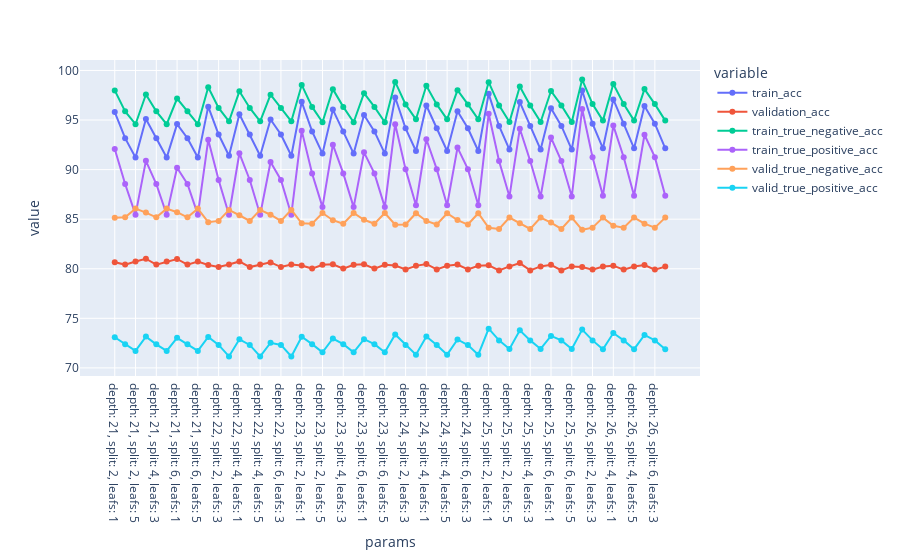

Write notebook code for a chart like this one.
### Code cell
params = {'max_depth': [21,22,23,24,25,26],
         'min_samples_split': [2,4,6],
         'min_samples_leaf': [1,3,5]}

calculate_tree_stats_pre_pruning(params, pc_train, y_train, pc_validation, y_validation);

### Figure 1 — Plotly figure (JSON) as saved in the notebook; plotly's stock layout.template omitted (floating-point values rounded to 4 significant figures)
{"data": [{"hovertemplate": "variable=train_acc<br>params=%{x}<br>value=%{y}<extra></extra>", "legendgroup": "train_acc", "line": {"color": "#636efa", "dash": "solid"}, "marker": {"symbol": "circle"}, "mode": "lines+markers", "name": "train_acc", "orientation": "v", "showlegend": true, "type": "scatter", "x": ["depth: 21, split: 2, leafs: 1", "depth: 21, split: 2, leafs: 3", "depth: 21, split: 2, leafs: 5", "depth: 21, split: 4, leafs: 1", "depth: 21, split: 4, leafs: 3", "depth: 21, split: 4, leafs: 5", "depth: 21, split: 6, leafs: 1", "depth: 21, split: 6, leafs: 3", "depth: 21, split: 6, leafs: 5", "depth: 22, split: 2, leafs: 1", "depth: 22, split: 2, leafs: 3", "depth: 22, split: 2, leafs: 5", "depth: 22, split: 4, leafs: 1", "depth: 22, split: 4, leafs: 3", "depth: 22, split: 4, leafs: 5", "depth: 22, split: 6, leafs: 1", "depth: 22, split: 6, leafs: 3", "depth: 22, split: 6, leafs: 5", "depth: 23, split: 2, leafs: 1", "depth: 23, split: 2, leafs: 3", "depth: 23, split: 2, leafs: 5", "depth: 23, split: 4, leafs: 1", "depth: 23, split: 4, leafs: 3", "depth: 23, split: 4, leafs: 5", "depth: 23, split: 6, leafs: 1", "depth: 23, split: 6, leafs: 3", "depth: 23, split: 6, leafs: 5", "depth: 24, split: 2, leafs: 1", "depth: 24, split: 2, leafs: 3", "depth: 24, split: 2, leafs: 5", "depth: 24, split: 4, leafs: 1", "depth: 24, split: 4, leafs: 3", "depth: 24, split: 4, leafs: 5", "depth: 24, split: 6, leafs: 1", "depth: 24, split: 6, leafs: 3", "depth: 24, split: 6, leafs: 5", "depth: 25, split: 2, leafs: 1", "depth: 25, split: 2, leafs: 3", "depth: 25, split: 2, leafs: 5", "depth: 25, split: 4, leafs: 1", "depth: 25, split: 4, leafs: 3", "depth: 25, split: 4, leafs: 5", "depth: 25, split: 6, leafs: 1", "depth: 25, split: 6, leafs: 3", "depth: 25, split: 6, leafs: 5", "depth: 26, split: 2, leafs: 1", "depth: 26, split: 2, leafs: 3", "depth: 26, split: 2, leafs: 5", "depth: 26, split: 4, leafs: 1", "depth: 26, split: 4, leafs: 3", "depth: 26, split: 4, leafs: 5", "depth: 26, split: 6, leafs: 1", "depth: 26, split: 6, leafs: 3", "depth: 26, split: 6, leafs: 5"], "xaxis": "x", "y": [95.8, 93.17, 91.21, 95.11, 93.17, 91.21, 94.59, 93.17, 91.21, 96.35, 93.54, 91.4, 95.59, 93.54, 91.4, 95.06, 93.54, 91.4, 96.84, 93.85, 91.62, 96.05, 93.85, 91.62, 95.51, 93.85, 91.62, 97.27, 94.17, 91.87, 96.47, 94.17, 91.87, 95.88, 94.17, 91.87, 97.64, 94.4, 92.03, 96.81, 94.4, 92.03, 96.19, 94.4, 92.03, 97.98, 94.63, 92.15, 97.08, 94.63, 92.15, 96.42, 94.63, 92.15], "yaxis": "y"}, {"hovertemplate": "variable=validation_acc<br>params=%{x}<br>value=%{y}<extra></extra>", "legendgroup": "validation_acc", "line": {"color": "#EF553B", "dash": "solid"}, "marker": {"symbol": "circle"}, "mode": "lines+markers", "name": "validation_acc", "orientation": "v", "showlegend": true, "type": "scatter", "x": ["depth: 21, split: 2, leafs: 1", "depth: 21, split: 2, leafs: 3", "depth: 21, split: 2, leafs: 5", "depth: 21, split: 4, leafs: 1", "depth: 21, split: 4, leafs: 3", "depth: 21, split: 4, leafs: 5", "depth: 21, split: 6, leafs: 1", "depth: 21, split: 6, leafs: 3", "depth: 21, split: 6, leafs: 5", "depth: 22, split: 2, leafs: 1", "depth: 22, split: 2, leafs: 3", "depth: 22, split: 2, leafs: 5", "depth: 22, split: 4, leafs: 1", "depth: 22, split: 4, leafs: 3", "depth: 22, split: 4, leafs: 5", "depth: 22, split: 6, leafs: 1", "depth: 22, split: 6, leafs: 3", "depth: 22, split: 6, leafs: 5", "depth: 23, split: 2, leafs: 1", "depth: 23, split: 2, leafs: 3", "depth: 23, split: 2, leafs: 5", "depth: 23, split: 4, leafs: 1", "depth: 23, split: 4, leafs: 3", "depth: 23, split: 4, leafs: 5", "depth: 23, split: 6, leafs: 1", "depth: 23, split: 6, leafs: 3", "depth: 23, split: 6, leafs: 5", "depth: 24, split: 2, leafs: 1", "depth: 24, split: 2, leafs: 3", "depth: 24, split: 2, leafs: 5", "depth: 24, split: 4, leafs: 1", "depth: 24, split: 4, leafs: 3", "depth: 24, split: 4, leafs: 5", "depth: 24, split: 6, leafs: 1", "depth: 24, split: 6, leafs: 3", "depth: 24, split: 6, leafs: 5", "depth: 25, split: 2, leafs: 1", "depth: 25, split: 2, leafs: 3", "depth: 25, split: 2, leafs: 5", "depth: 25, split: 4, leafs: 1", "depth: 25, split: 4, leafs: 3", "depth: 25, split: 4, leafs: 5", "depth: 25, split: 6, leafs: 1", "depth: 25, split: 6, leafs: 3", "depth: 25, split: 6, leafs: 5", "depth: 26, split: 2, leafs: 1", "depth: 26, split: 2, leafs: 3", "depth: 26, split: 2, leafs: 5", "depth: 26, split: 4, leafs: 1", "depth: 26, split: 4, leafs: 3", "depth: 26, split: 4, leafs: 5", "depth: 26, split: 6, leafs: 1", "depth: 26, split: 6, leafs: 3", "depth: 26, split: 6, leafs: 5"], "xaxis": "x", "y": [80.66, 80.42, 80.72, 81.01, 80.42, 80.72, 80.99, 80.42, 80.72, 80.39, 80.17, 80.43, 80.74, 80.17, 80.43, 80.64, 80.17, 80.43, 80.32, 80.02, 80.39, 80.46, 80.02, 80.39, 80.46, 80.02, 80.39, 80.32, 79.94, 80.29, 80.49, 79.94, 80.29, 80.43, 79.94, 80.29, 80.34, 79.83, 80.23, 80.57, 79.83, 80.23, 80.4, 79.83, 80.23, 80.18, 79.91, 80.22, 80.31, 79.91, 80.22, 80.37, 79.91, 80.22], "yaxis": "y"}, {"hovertemplate": "variable=train_true_negative_acc<br>params=%{x}<br>value=%{y}<extra></extra>", "legendgroup": "train_true_negative_acc", "line": {"color": "#00cc96", "dash": "solid"}, "marker": {"symbol": "circle"}, "mode": "lines+markers", "name": "train_true_negative_acc", "orientation": "v", "showlegend": true, "type": "scatter", "x": ["depth: 21, split: 2, leafs: 1", "depth: 21, split: 2, leafs: 3", "depth: 21, split: 2, leafs: 5", "depth: 21, split: 4, leafs: 1", "depth: 21, split: 4, leafs: 3", "depth: 21, split: 4, leafs: 5", "depth: 21, split: 6, leafs: 1", "depth: 21, split: 6, leafs: 3", "depth: 21, split: 6, leafs: 5", "depth: 22, split: 2, leafs: 1", "depth: 22, split: 2, leafs: 3", "depth: 22, split: 2, leafs: 5", "depth: 22, split: 4, leafs: 1", "depth: 22, split: 4, leafs: 3", "depth: 22, split: 4, leafs: 5", "depth: 22, split: 6, leafs: 1", "depth: 22, split: 6, leafs: 3", "depth: 22, split: 6, leafs: 5", "depth: 23, split: 2, leafs: 1", "depth: 23, split: 2, leafs: 3", "depth: 23, split: 2, leafs: 5", "depth: 23, split: 4, leafs: 1", "depth: 23, split: 4, leafs: 3", "depth: 23, split: 4, leafs: 5", "depth: 23, split: 6, leafs: 1", "depth: 23, split: 6, leafs: 3", "depth: 23, split: 6, leafs: 5", "depth: 24, split: 2, leafs: 1", "depth: 24, split: 2, leafs: 3", "depth: 24, split: 2, leafs: 5", "depth: 24, split: 4, leafs: 1", "depth: 24, split: 4, leafs: 3", "depth: 24, split: 4, leafs: 5", "depth: 24, split: 6, leafs: 1", "depth: 24, split: 6, leafs: 3", "depth: 24, split: 6, leafs: 5", "depth: 25, split: 2, leafs: 1", "depth: 25, split: 2, leafs: 3", "depth: 25, split: 2, leafs: 5", "depth: 25, split: 4, leafs: 1", "depth: 25, split: 4, leafs: 3", "depth: 25, split: 4, leafs: 5", "depth: 25, split: 6, leafs: 1", "depth: 25, split: 6, leafs: 3", "depth: 25, split: 6, leafs: 5", "depth: 26, split: 2, leafs: 1", "depth: 26, split: 2, leafs: 3", "depth: 26, split: 2, leafs: 5", "depth: 26, split: 4, leafs: 1", "depth: 26, split: 4, leafs: 3", "depth: 26, split: 4, leafs: 5", "depth: 26, split: 6, leafs: 1", "depth: 26, split: 6, leafs: 3", "depth: 26, split: 6, leafs: 5"], "xaxis": "x", "y": [97.99, 95.87, 94.58, 97.58, 95.87, 94.58, 97.17, 95.87, 94.58, 98.31, 96.22, 94.88, 97.9, 96.22, 94.88, 97.56, 96.22, 94.88, 98.54, 96.33, 94.78, 98.12, 96.33, 94.78, 97.71, 96.33, 94.78, 98.85, 96.58, 95.07, 98.46, 96.58, 95.07, 98.02, 96.58, 95.07, 98.82, 96.48, 94.8, 98.38, 96.48, 94.8, 97.93, 96.48, 94.8, 99.08, 96.61, 94.94, 98.63, 96.61, 94.94, 98.12, 96.61, 94.94], "yaxis": "y"}, {"hovertemplate": "variable=train_true_positive_acc<br>params=%{x}<br>value=%{y}<extra></extra>", "legendgroup": "train_true_positive_acc", "line": {"color": "#ab63fa", "dash": "solid"}, "marker": {"symbol": "circle"}, "mode": "lines+markers", "name": "train_true_positive_acc", "orientation": "v", "showlegend": true, "type": "scatter", "x": ["depth: 21, split: 2, leafs: 1", "depth: 21, split: 2, leafs: 3", "depth: 21, split: 2, leafs: 5", "depth: 21, split: 4, leafs: 1", "depth: 21, split: 4, leafs: 3", "depth: 21, split: 4, leafs: 5", "depth: 21, split: 6, leafs: 1", "depth: 21, split: 6, leafs: 3", "depth: 21, split: 6, leafs: 5", "depth: 22, split: 2, leafs: 1", "depth: 22, split: 2, leafs: 3", "depth: 22, split: 2, leafs: 5", "depth: 22, split: 4, leafs: 1", "depth: 22, split: 4, leafs: 3", "depth: 22, split: 4, leafs: 5", "depth: 22, split: 6, leafs: 1", "depth: 22, split: 6, leafs: 3", "depth: 22, split: 6, leafs: 5", "depth: 23, split: 2, leafs: 1", "depth: 23, split: 2, leafs: 3", "depth: 23, split: 2, leafs: 5", "depth: 23, split: 4, leafs: 1", "depth: 23, split: 4, leafs: 3", "depth: 23, split: 4, leafs: 5", "depth: 23, split: 6, leafs: 1", "depth: 23, split: 6, leafs: 3", "depth: 23, split: 6, leafs: 5", "depth: 24, split: 2, leafs: 1", "depth: 24, split: 2, leafs: 3", "depth: 24, split: 2, leafs: 5", "depth: 24, split: 4, leafs: 1", "depth: 24, split: 4, leafs: 3", "depth: 24, split: 4, leafs: 5", "depth: 24, split: 6, leafs: 1", "depth: 24, split: 6, leafs: 3", "depth: 24, split: 6, leafs: 5", "depth: 25, split: 2, leafs: 1", "depth: 25, split: 2, leafs: 3", "depth: 25, split: 2, leafs: 5", "depth: 25, split: 4, leafs: 1", "depth: 25, split: 4, leafs: 3", "depth: 25, split: 4, leafs: 5", "depth: 25, split: 6, leafs: 1", "depth: 25, split: 6, leafs: 3", "depth: 25, split: 6, leafs: 5", "depth: 26, split: 2, leafs: 1", "depth: 26, split: 2, leafs: 3", "depth: 26, split: 2, leafs: 5", "depth: 26, split: 4, leafs: 1", "depth: 26, split: 4, leafs: 3", "depth: 26, split: 4, leafs: 5", "depth: 26, split: 6, leafs: 1", "depth: 26, split: 6, leafs: 3", "depth: 26, split: 6, leafs: 5"], "xaxis": "x", "y": [92.07, 88.54, 85.46, 90.89, 88.54, 85.46, 90.19, 88.54, 85.46, 93.01, 88.95, 85.45, 91.65, 88.95, 85.45, 90.77, 88.95, 85.45, 93.93, 89.62, 86.22, 92.52, 89.62, 86.22, 91.74, 89.62, 86.22, 94.59, 90.05, 86.41, 93.06, 90.05, 86.41, 92.22, 90.05, 86.41, 95.63, 90.86, 87.28, 94.13, 90.86, 87.28, 93.23, 90.86, 87.28, 96.11, 91.25, 87.37, 94.44, 91.25, 87.37, 93.51, 91.25, 87.37], "yaxis": "y"}, {"hovertemplate": "variable=valid_true_negative_acc<br>params=%{x}<br>value=%{y}<extra></extra>", "legendgroup": "valid_true_negative_acc", "line": {"color": "#FFA15A", "dash": "solid"}, "marker": {"symbol": "circle"}, "mode": "lines+markers", "name": "valid_true_negative_acc", "orientation": "v", "showlegend": true, "type": "scatter", "x": ["depth: 21, split: 2, leafs: 1", "depth: 21, split: 2, leafs: 3", "depth: 21, split: 2, leafs: 5", "depth: 21, split: 4, leafs: 1", "depth: 21, split: 4, leafs: 3", "depth: 21, split: 4, leafs: 5", "depth: 21, split: 6, leafs: 1", "depth: 21, split: 6, leafs: 3", "depth: 21, split: 6, leafs: 5", "depth: 22, split: 2, leafs: 1", "depth: 22, split: 2, leafs: 3", "depth: 22, split: 2, leafs: 5", "depth: 22, split: 4, leafs: 1", "depth: 22, split: 4, leafs: 3", "depth: 22, split: 4, leafs: 5", "depth: 22, split: 6, leafs: 1", "depth: 22, split: 6, leafs: 3", "depth: 22, split: 6, leafs: 5", "depth: 23, split: 2, leafs: 1", "depth: 23, split: 2, leafs: 3", "depth: 23, split: 2, leafs: 5", "depth: 23, split: 4, leafs: 1", "depth: 23, split: 4, leafs: 3", "depth: 23, split: 4, leafs: 5", "depth: 23, split: 6, leafs: 1", "depth: 23, split: 6, leafs: 3", "depth: 23, split: 6, leafs: 5", "depth: 24, split: 2, leafs: 1", "depth: 24, split: 2, leafs: 3", "depth: 24, split: 2, leafs: 5", "depth: 24, split: 4, leafs: 1", "depth: 24, split: 4, leafs: 3", "depth: 24, split: 4, leafs: 5", "depth: 24, split: 6, leafs: 1", "depth: 24, split: 6, leafs: 3", "depth: 24, split: 6, leafs: 5", "depth: 25, split: 2, leafs: 1", "depth: 25, split: 2, leafs: 3", "depth: 25, split: 2, leafs: 5", "depth: 25, split: 4, leafs: 1", "depth: 25, split: 4, leafs: 3", "depth: 25, split: 4, leafs: 5", "depth: 25, split: 6, leafs: 1", "depth: 25, split: 6, leafs: 3", "depth: 25, split: 6, leafs: 5", "depth: 26, split: 2, leafs: 1", "depth: 26, split: 2, leafs: 3", "depth: 26, split: 2, leafs: 5", "depth: 26, split: 4, leafs: 1", "depth: 26, split: 4, leafs: 3", "depth: 26, split: 4, leafs: 5", "depth: 26, split: 6, leafs: 1", "depth: 26, split: 6, leafs: 3", "depth: 26, split: 6, leafs: 5"], "xaxis": "x", "y": [85.14, 85.19, 86.07, 85.67, 85.19, 86.07, 85.7, 85.19, 86.07, 84.7, 84.83, 85.94, 85.4, 84.83, 85.94, 85.45, 84.83, 85.94, 84.58, 84.54, 85.62, 84.9, 84.54, 85.62, 84.94, 84.54, 85.62, 84.44, 84.46, 85.6, 84.82, 84.46, 85.6, 84.91, 84.46, 85.6, 84.13, 84.02, 85.16, 84.58, 84.02, 85.16, 84.65, 84.02, 85.16, 83.93, 84.14, 85.16, 84.34, 84.14, 85.16, 84.54, 84.14, 85.16], "yaxis": "y"}, {"hovertemplate": "variable=valid_true_positive_acc<br>params=%{x}<br>value=%{y}<extra></extra>", "legendgroup": "valid_true_positive_acc", "line": {"color": "#19d3f3", "dash": "solid"}, "marker": {"symbol": "circle"}, "mode": "lines+markers", "name": "valid_true_positive_acc", "orientation": "v", "showlegend": true, "type": "scatter", "x": ["depth: 21, split: 2, leafs: 1", "depth: 21, split: 2, leafs: 3", "depth: 21, split: 2, leafs: 5", "depth: 21, split: 4, leafs: 1", "depth: 21, split: 4, leafs: 3", "depth: 21, split: 4, leafs: 5", "depth: 21, split: 6, leafs: 1", "depth: 21, split: 6, leafs: 3", "depth: 21, split: 6, leafs: 5", "depth: 22, split: 2, leafs: 1", "depth: 22, split: 2, leafs: 3", "depth: 22, split: 2, leafs: 5", "depth: 22, split: 4, leafs: 1", "depth: 22, split: 4, leafs: 3", "depth: 22, split: 4, leafs: 5", "depth: 22, split: 6, leafs: 1", "depth: 22, split: 6, leafs: 3", "depth: 22, split: 6, leafs: 5", "depth: 23, split: 2, leafs: 1", "depth: 23, split: 2, leafs: 3", "depth: 23, split: 2, leafs: 5", "depth: 23, split: 4, leafs: 1", "depth: 23, split: 4, leafs: 3", "depth: 23, split: 4, leafs: 5", "depth: 23, split: 6, leafs: 1", "depth: 23, split: 6, leafs: 3", "depth: 23, split: 6, leafs: 5", "depth: 24, split: 2, leafs: 1", "depth: 24, split: 2, leafs: 3", "depth: 24, split: 2, leafs: 5", "depth: 24, split: 4, leafs: 1", "depth: 24, split: 4, leafs: 3", "depth: 24, split: 4, leafs: 5", "depth: 24, split: 6, leafs: 1", "depth: 24, split: 6, leafs: 3", "depth: 24, split: 6, leafs: 5", "depth: 25, split: 2, leafs: 1", "depth: 25, split: 2, leafs: 3", "depth: 25, split: 2, leafs: 5", "depth: 25, split: 4, leafs: 1", "depth: 25, split: 4, leafs: 3", "depth: 25, split: 4, leafs: 5", "depth: 25, split: 6, leafs: 1", "depth: 25, split: 6, leafs: 3", "depth: 25, split: 6, leafs: 5", "depth: 26, split: 2, leafs: 1", "depth: 26, split: 2, leafs: 3", "depth: 26, split: 2, leafs: 5", "depth: 26, split: 4, leafs: 1", "depth: 26, split: 4, leafs: 3", "depth: 26, split: 4, leafs: 5", "depth: 26, split: 6, leafs: 1", "depth: 26, split: 6, leafs: 3", "depth: 26, split: 6, leafs: 5"], "xaxis": "x", "y": [73.09, 72.37, 71.71, 73.15, 72.37, 71.71, 73.03, 72.37, 71.71, 73.11, 72.31, 71.15, 72.88, 72.31, 71.15, 72.53, 72.31, 71.15, 73.14, 72.39, 71.57, 72.96, 72.39, 71.57, 72.89, 72.39, 71.57, 73.37, 72.3, 71.33, 73.17, 72.3, 71.33, 72.86, 72.3, 71.33, 73.95, 72.77, 71.91, 73.79, 72.77, 71.91, 73.22, 72.77, 71.91, 73.86, 72.77, 71.88, 73.51, 72.77, 71.88, 73.32, 72.77, 71.88], "yaxis": "y"}], "layout": {"autosize": true, "legend": {"title": {"text": "variable"}, "tracegroupgap": 0}, "margin": {"t": 60}, "xaxis": {"anchor": "y", "autorange": true, "domain": [0, 1], "range": [-3.247, 56.25], "title": {"text": "params"}, "type": "category"}, "yaxis": {"anchor": "x", "autorange": true, "domain": [0, 1], "range": [68.84, 101.4], "title": {"text": "value"}, "type": "linear"}}}
